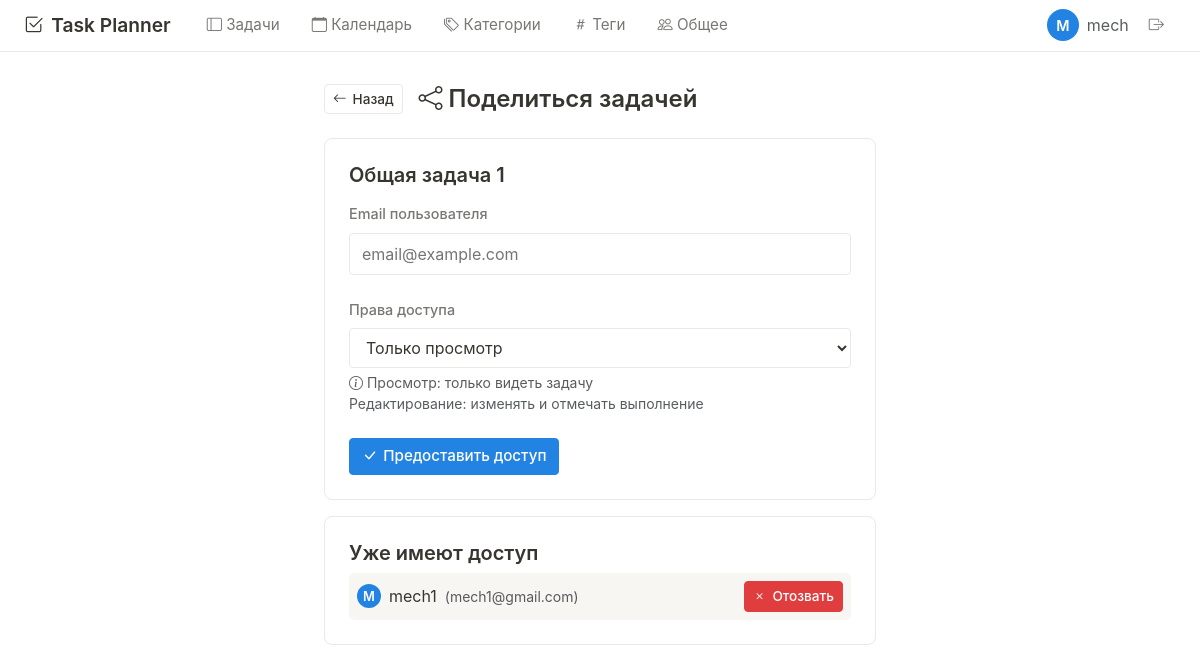
The page /task/1/share (signed in) on the database its author committed.
### models.py (models this page shows, shortened)
class User(UserMixin, db.Model):
    __tablename__ = 'user'
    id = db.Column(db.Integer, primary_key=True)
    username = db.Column(db.String(80), unique=True, nullable=False)
    email = db.Column(db.String(120), unique=True, nullable=False)
    password_hash = db.Column(db.String(200), nullable=False)
    created_at = db.Column(db.DateTime, default=datetime.utcnow)
    avatar = db.Column(db.String(200), default='/static/default-avatar.png')
    tasks = db.relationship('Task', backref='owner', lazy=True,
                            foreign_keys='Task.user_id', cascade='all, delete-orphan')
    categories = db.relationship('Category', backref='user', lazy=True, cascade='all, delete-orphan')
    tags = db.relationship('Tag', backref='user', lazy=True, cascade='all, delete-orphan')
    shared_tasks = db.relationship('Task', secondary=task_shared, lazy='subquery',
                                   backref=db.backref('shared_with', lazy=True))

class Task(db.Model):
    __tablename__ = 'task'
    id = db.Column(db.Integer, primary_key=True)
    title = db.Column(db.String(200), nullable=False)
    description = db.Column(db.Text)
    due_date = db.Column(db.Date)
    completed = db.Column(db.Boolean, default=False)
    completed_at = db.Column(db.DateTime)
    created_at = db.Column(db.DateTime, default=datetime.utcnow)
    updated_at = db.Column(db.DateTime, default=datetime.utcnow, onupdate=datetime.utcnow)
    priority = db.Column(db.Integer, default=2)
    status = db.Column(db.String(20), default='active')
    user_id = db.Column(db.Integer, db.ForeignKey('user.id'), nullable=False)
    category_id = db.Column(db.Integer, db.ForeignKey('category.id'), nullable=True)

### app.py (the view, shortened to what this page needs)
@app.route('/task/<int:id>/share', methods=['GET', 'POST'])
@login_required
def share_task(id):
    task = Task.query.get_or_404(id)
    if task.user_id != current_user.id:
        abort(403)
    form = ShareTaskForm()
    shared_users = db.session.query(User).join(
        task_shared, (task_shared.c.user_id == User.id)
    ).filter(task_shared.c.task_id == id).all()
    return render_template('task/share.html', form=form, task=task, shared_users=shared_users)

### forms.py
class ShareTaskForm(FlaskForm):
    email = StringField('Email пользователя', validators=[DataRequired(), Email()])
    permission = SelectField('Права доступа',
                            choices=[('view', 'Только просмотр'), ('edit', 'Редактирование')],
                            default='view')

### app.py (called while the page is built)
@login_manager.user_loader
def load_user(user_id):
    return User.query.get(int(user_id))

@app.context_processor
def inject_now():
    return {'now': datetime.now().date()}

### templates/task/share.html (shortened to what this page needs)
{% extends "base.html" %}
{% block content %}
<div class="notion-container" style="max-width: 600px;">
    <div class="d-flex align-items-center gap-3 mb-4">
        <a href="{{ url_for('view_task', id=task.id) }}" class="notion-btn notion-btn-sm">
            <i class="bi bi-arrow-left"></i> Назад
        </a>
        <h1 class="notion-h2 mb-0">
            <i class="bi bi-share"></i> Поделиться задачей
        </h1>
    </div>
    <div class="notion-card">
        <h3 class="notion-h3 mb-3">{{ task.title }}</h3>
        <form method="POST">
            <div class="notion-form-group">
                <label class="notion-label">{{ form.email.label }}</label>
                {{ form.email(class="notion-input", placeholder="email@example.com") }}
            </div>
            <div class="notion-form-group">
                <label class="notion-label">{{ form.permission.label }}</label>
                {{ form.permission(class="notion-select") }}
                <small class="text-muted d-block mt-1">
                    <i class="bi bi-info-circle"></i>
                    Просмотр: только видеть задачу<br>
                    Редактирование: изменять и отмечать выполнение
                </small>
            </div>
            <button type="submit" class="notion-btn notion-btn-primary">
                <i class="bi bi-check-lg"></i> Предоставить доступ
            </button>
        </form>
    </div>
    {% if shared_users %}
    <div class="notion-card mt-3">
        <h4 class="notion-h3">Уже имеют доступ</h4>
        <div class="d-flex flex-column gap-2">
            {% for user in shared_users %}
            <div class="d-flex justify-content-between align-items-center p-2 bg-gray rounded">
                <div class="d-flex align-items-center gap-2">
                    <span class="avatar avatar-sm">{{ user.username[0]|upper }}</span>
                    <span>{{ user.username }}</span>
                    <span class="text-muted small">({{ user.email }})</span>
                </div>
                <a href="{{ url_for('revoke_access', id=task.id, user_id=user.id) }}"
                   class="notion-btn notion-btn-sm notion-btn-danger"
                   onclick="return confirmDelete('Отозвать доступ?')">
                    <i class="bi bi-x"></i> Отозвать
                </a>
            </div>
            {% endfor %}
        </div>
    </div>
    {% endif %}
</div>
{% endblock %}

### templates/base.html (shortened to what this page needs)
<!DOCTYPE html>
<html lang="ru">
<head>
    <link rel="stylesheet" href="https://cdn.jsdelivr.net/npm/bootstrap-icons@1.11.0/font/bootstrap-icons.css">
    <link href="https://cdn.jsdelivr.net/npm/bootstrap@5.3.0/dist/css/bootstrap.min.css" rel="stylesheet">
    <link href="https://cdnjs.cloudflare.com/ajax/libs/fullcalendar/6.1.10/index.global.min.css" rel="stylesheet">
    <link rel="stylesheet" href="{{ url_for('static', filename='style.css') }}">
</head>
<body>
    <nav class="notion-navbar">
        <div class="d-flex justify-content-between align-items-center">
            <div class="d-flex align-items-center gap-4">
                <a href="{{ url_for('index') }}" class="notion-logo">
                    <i class="bi bi-check2-square"></i>
                    Task Planner
                </a>
                {% if current_user.is_authenticated %}
                <div class="d-flex gap-2">
                    <a href="{{ url_for('dashboard') }}" class="notion-nav-link {% if request.endpoint == 'dashboard' %}active{% endif %}">
                        <i class="bi bi-layout-sidebar"></i> Задачи
                    </a>
                    <a href="{{ url_for('calendar') }}" class="notion-nav-link {% if request.endpoint == 'calendar' %}active{% endif %}">
                        <i class="bi bi-calendar"></i> Календарь
                    </a>
                    <a href="{{ url_for('list_categories') }}" class="notion-nav-link {% if request.endpoint == 'list_categories' %}active{% endif %}">
                        <i class="bi bi-tags"></i> Категории
                    </a>
                    <a href="{{ url_for('list_tags') }}" class="notion-nav-link {% if request.endpoint == 'list_tags' %}active{% endif %}">
                        <i class="bi bi-hash"></i> Теги
                    </a>
                    <a href="{{ url_for('shared_with_me') }}" class="notion-nav-link {% if request.endpoint == 'shared_with_me' %}active{% endif %}">
                        <i class="bi bi-people"></i> Общее
                    </a>
                </div>
                {% endif %}
            </div>
            <div class="d-flex align-items-center gap-3">
                {% if current_user.is_authenticated %}
                <div class="d-flex align-items-center gap-2">
                    <span class="avatar">
                        {{ current_user.username[0]|upper }}
                    </span>
                    <span class="text-muted">{{ current_user.username }}</span>
                    <a href="{{ url_for('logout') }}" class="notion-nav-link" title="Выйти">
                        <i class="bi bi-box-arrow-right"></i>
                    </a>
                </div>
                {% else %}
                <a href="{{ url_for('login') }}" class="notion-nav-link">Вход</a>
                <a href="{{ url_for('register') }}" class="notion-btn notion-btn-primary">Регистрация</a>
                {% endif %}
            </div>
        </div>
    </nav>
    {% block content %}{% endblock %}
</body>
</html>

### static/style.css (style rules this page uses)
:root { --notion-bg: #ffffff; --notion-text: #37352f; --notion-text-light: #787774; --notion-border: #e9e9e7; --notion-hover: #efefef; --notion-blue: #2383e2; --notion-green: #0ba35c; --notion-yellow: #f0b400; --notion-red: #e03e3e; --notion-purple: #8a5cf5; --notion-gray: #9b9a97; --notion-bg-gray: #f7f6f3; --shadow-sm: 0 1px 3px rgba(0,0,0,0.05), 0 1px 2px rgba(0,0,0,0.1); --shadow-md: 0 4px 6px -1px rgba(0,0,0,0.1), 0 2px 4px -1px rgba(0,0,0,0.06); }
* { margin: 0; padding: 0; box-sizing: border-box; }
body { font-family: -apple-system, BlinkMacSystemFont, 'Segoe UI', Helvetica, 'Apple Color Emoji', Arial, sans-serif; background-color: var(--notion-bg); color: var(--notion-text); line-height: 1.5; font-size: 16px; }
.notion-navbar { background-color: var(--notion-bg); border-bottom: 1px solid var(--notion-border); padding: 8px 24px; position: sticky; top: 0; z-index: 100; backdrop-filter: blur(8px); background-color: rgba(255, 255, 255, 0.9); }
.notion-logo { font-weight: 600; font-size: 1.2rem; color: var(--notion-text); text-decoration: none; display: flex; align-items: center; gap: 8px; }
.notion-nav-link { color: var(--notion-text-light); text-decoration: none; padding: 6px 12px; border-radius: 4px; font-size: 0.95rem; transition: all 0.2s; }
.notion-container { max-width: 1200px; margin: 0 auto; padding: 32px 24px; }
.notion-card { background-color: var(--notion-bg); border: 1px solid var(--notion-border); border-radius: 8px; padding: 24px; margin-bottom: 16px; transition: box-shadow 0.2s; }
.notion-h2 { font-size: 1.5rem; font-weight: 600; margin-bottom: 1rem; }
.notion-h3 { font-size: 1.25rem; font-weight: 600; margin-bottom: 0.5rem; }
.notion-btn { display: inline-flex; align-items: center; gap: 6px; padding: 6px 12px; background-color: transparent; border: 1px solid var(--notion-border); border-radius: 4px; color: var(--notion-text); font-size: 0.95rem; font-weight: 500; cursor: pointer; transition: all 0.2s; text-decoration: none; }
.notion-btn-primary { background-color: var(--notion-blue); border-color: var(--notion-blue); color: white; }
.notion-btn-danger { background-color: var(--notion-red); border-color: var(--notion-red); color: white; }
.notion-btn-sm { padding: 4px 8px; font-size: 0.85rem; }
.notion-form-group { margin-bottom: 24px; }
.notion-label { display: block; margin-bottom: 8px; font-size: 0.9rem; font-weight: 500; color: var(--notion-text-light); }
.notion-input, .notion-textarea, .notion-select { width: 100%; padding: 8px 12px; background-color: var(--notion-bg); border: 1px solid var(--notion-border); border-radius: 4px; font-size: 1rem; color: var(--notion-text); transition: border-color 0.2s; }
.avatar { width: 32px; height: 32px; border-radius: 50%; background-color: var(--notion-blue); color: white; display: flex; align-items: center; justify-content: center; font-weight: 600; font-size: 0.9rem; }
.avatar-sm { width: 24px; height: 24px; font-size: 0.8rem; }
.text-muted { color: var(--notion-text-light); }
.bg-gray { background-color: var(--notion-bg-gray); }
.mb-3 { margin-bottom: 1.5rem; }
.mb-4 { margin-bottom: 2rem; }
.mt-1 { margin-top: 0.5rem; }
.mt-3 { margin-top: 1.5rem; }
.p-2 { padding: 1rem; }

### rows shown on the page
User: username "M", username "mech"
Task: title "Общая задача 1"
User: username "M", username "mech1", email "mech1@gmail.com"
